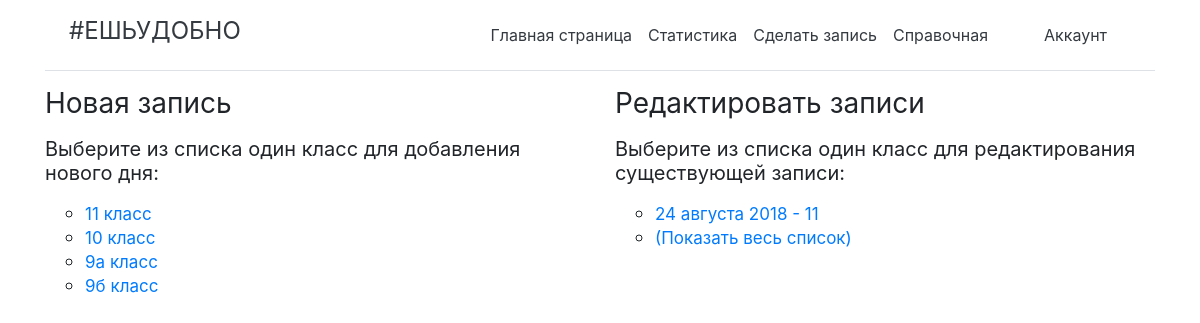
The page /write/ (signed in) on the database its author committed.
### app/models.py (models this page shows, shortened)
class SchoolClass(models.Model):
    school_class = models.CharField(max_length=10, help_text = 'Класс')
    stats = models.BigIntegerField(default=0)
    class Meta:
    	ordering = ['school_class']

class State(models.Model):
    date = models.DateField(help_text = '- в формате дд.мм.гггг')
    status = models.CharField(max_length=1)
    people = models.ManyToManyField(People,
        help_text = '-выберите только тех, кто пришел!',
        related_name="peoples",
        blank = 'true')
    school_class = models.CharField(max_length=10)
    school_class_id = models.CharField(max_length=10)
    author = models.CharField(max_length=100)
    availability = models.CharField(max_length=2)
    class Meta:
        ordering = ['-date']

### app/views.py (the view)
# urls.py: path('write/', views.writeindex, name = 'writeindex'),
@login_required
def writeindex(request):
    if request.user.groups.get().name == 'Writer':
        school_class = SchoolClass.objects.order_by('id')
        state_list = State.objects.filter(availability='+').order_by('-date')[0:5]
        return render(
            request,
            'app/writeindex.html',
            context = {'class':school_class, 'state_list':state_list})
    else:
        return render(
            request,
            'app/permissions.html')

### app/templates/app/writeindex.html (shortened to what this page needs)
{% extends "base_generic.html" %}
{% block content %}
<div class="container">
  <div class="row">
    <div class="col-sm-6">
      <h3 class="font-weight-normal">Новая запись</<h3>
      <h5 class="font-weight-normal">Выберите из списка один класc для добавления нового дня:</<h5>
      <ul class="ul">
        {% if class %}
          {% for i in class %}
            <li><a href='{{ i.id }}' class="href">{{i.school_class}} класс</a></li>
          {% endfor %}
          {% else %}
            <li class="list">Список пуст!</li>
        {% endif %}
      </ul>
    </div>
    <div class="col-sm-6">
      <h3 class="font-weight-normal">Редактировать записи</<h3>
      <h5 class="font-weight-normal">Выберите из списка один класс для редактирования существующей записи:</<h5>
      <ul class="ul">
        {% if state_list %}
          {% for i in state_list %}
            <li><a href="edit/{{i.id}}" class="href">{{i.date}} - {{i.school_class}}</a></li>
          {% endfor %}
            <li><a href="{% url 'list'%}" class="href">(Показать весь список)</a></li>
        {% else %}
          <li>Список пуст!</li>
        {% endif %}
      </ul>
    </div>
  </div>
</div>
{% endblock %}

### app/static/css/styles.css (style rules this page uses)
.href { font-size: 17px; }
ul { list-style: circle; }

### rows shown on the page
SchoolClass: school_class "11"
SchoolClass: school_class "10"
SchoolClass: school_class "9а"
SchoolClass: school_class "9б"
State: date "24 августа 2018", school_class "11"
